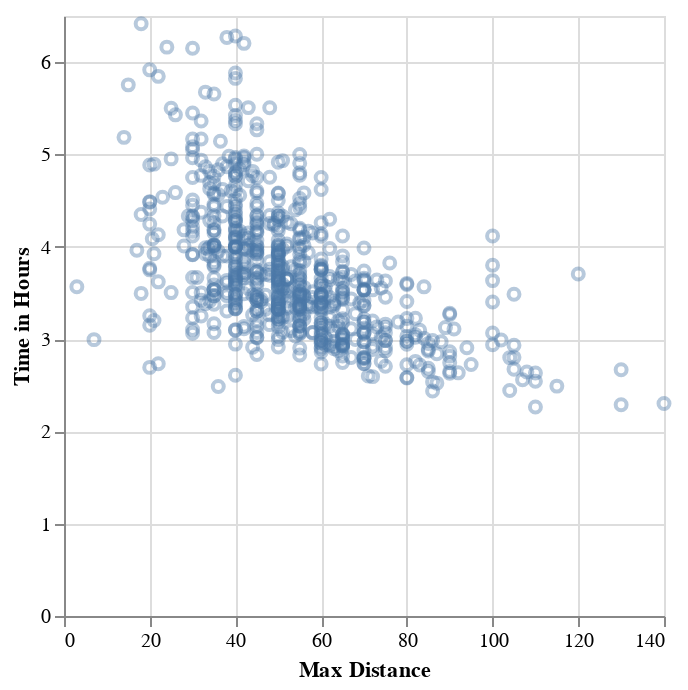

Notebook code for this chart:
### Markdown cell above
**Question 3.2**
<br> {points: 1}

Using only the observations in the training dataset, create a scatterplot to assess the relationship between race time (`time_hrs`) and maximum distance ran per week during training (`max`). Put `time_hrs` on the y-axis and `max` on the x-axis. Use `mark_point` and remember to do whatever is necessary to make this an effective visualization, including addressing overplotting in a suitable manner.

*Assign this plot to an object called `marathon_scatter`.*

### Code cell
# your code here
marathon_scatter =alt.Chart(marathon_training).mark_point(opacity=0.4).encode(
    x=alt.X('max').title('Max Distance'),
    y=alt.Y('time_hrs').title('Time in Hours')
)
marathon_scatter

### Figure 1 — Vega-Lite specification as saved in the notebook (floating-point values rounded to 4 significant figures; data arrays with more than 128 entries replaced by an {"elided": "..."} marker saying what was removed)
{"config": {"view": {"continuousWidth": 300, "continuousHeight": 300}}, "data": {"name": "data-d1f4c79377d41abf526ac348d36757ec"}, "mark": {"type": "point", "opacity": 0.4}, "encoding": {"x": {"field": "max", "title": "Max Distance", "type": "quantitative"}, "y": {"field": "time_hrs", "title": "Time in Hours", "type": "quantitative"}}, "$schema": "https://vega.github.io/schema/vega-lite/v5.8.0.json", "datasets": {"data-d1f4c79377d41abf526ac348d36757ec": {"elided": "696 records"}}}
